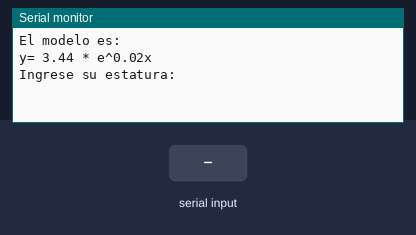
Bench run of a sketch on a simulated Arduino Uno, built with avr-gcc and run on an emulated ATmega328P. Parts: the last lines printed to the serial monitor. Inputs (shaded band) come from the test bench.

Above: at 1.2 s.
1.3 s: "90,45\n" received over Serial
At 3.0 s:
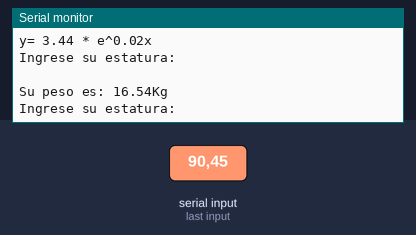
3.8 s: "30,150\n" received over Serial
At 6.2 s:
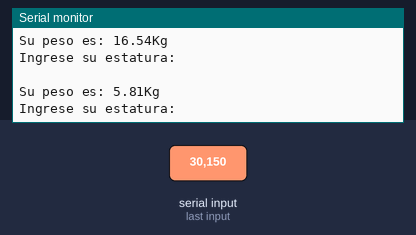

The sketch:

DEBER11.ino
```cpp
int matriz[14][2]={
{170,67},
{180,80},
{170,65},
{178,75},
{160,55},
{163,60},
{165,63},
{170,70},
{164,62},
{176,77},
{164,60},
{170,76},
{170,56},
{168,60},
};

int col=0;    //moverse en columnas
int fil=0;    //moverse en fila
int Ex=0;     //sumatoria de x
float Ey1=0;     //sumatoria de y' donde y'=ln(y)
float Exy1=0;   //sumatoria de xy'
long int Ex2=0;   //sumatoria de x^2
long int Ex_2=0;  //(Ex)^2
int n=14;         //tam de muestras
float Bo;         //ordenada en el origen
String dato;      //recibir estatura
int estatura;     //convertir dato
float peso;
float Ai;         //A'=ln(A)
float A;
float aux;
float nB;     //auxiliar de B
float nD;     //auxiliar de B

void setup() {
  Serial.begin(9600);
  //creacion del modelo
  for(;fil<n;fil++){
      Ex=Ex+matriz[fil][0];
      Ey1=Ey1+log(matriz[fil][1]);
      Exy1=Exy1+(matriz[fil][0]*log(matriz[fil][1]));
      Ex2=Ex2+pow(matriz[fil][0],2);
     }
   Ex_2=pow(Ex,2);
   //para la regresión exponencial B=(n(Exy')-Ex*Ey')/nEx^2-(Ex)^2
   nB=(n*Exy1)-(Ex*Ey1);
   nD=(n*Ex2-Ex_2);
   Bo=float(nB/nD);
   //Para la regresion exponencial se usa el modelo y=A*e^Bx
   //A=e^A' porque -> A'=ln(A)
   //A'= (Ey'/n)-B*(Ex/n)
   Ai=float(Ey1/n)-float(Bo*(Ex/n));
   A=exp(Ai);
   Serial.println("El modelo es: ");
   Serial.println(String("y= ")+String(A)+String(" * e^")+String(Bo)+String("x"));
   Serial.println("Ingrese su estatura: ");

}

void loop() {
  if(Serial.available()>0){
      dato=Serial.readString();
      estatura=dato.toFloat();
      aux=Bo*estatura;
      peso=A*exp(aux);
      Serial.println(" ");
      Serial.println(String("Su peso es: ")+String(peso)+String("Kg"));
      Serial.println("Ingrese su estatura: ");
    }

}
```

Measured:
- after the input at 1.3 s, the serial monitor: prints a new line after 1.0 s (image 1)
- after the input at 3.8 s, the serial monitor: prints a new line after 1.0 s (image 2)
